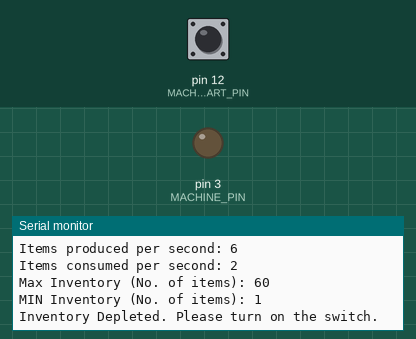
The sketch below on a simulated Arduino Uno, built with avr-gcc and run on an emulated ATmega328P. Parts: output pins drawn as LEDs (lit = HIGH), the last lines printed to the serial monitor. The inputs (shaded band) are chosen by the test bench; at power-on: pin 12 (MACHINE_START_PIN) LOW.

Above: at 1.2 s.
1.3 s: pin 12 (MACHINE_START_PIN) pulled HIGH for 1.2 s
At 2.5 s:
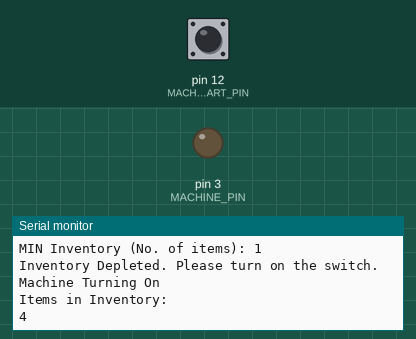
At 4.0 s:
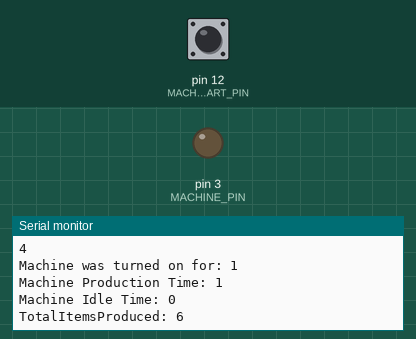

Measured:
- after the input at 1.3 s, the serial monitor: prints a new line after 0.82 s (image 1)

The sketch:

sketch.ino
```cpp
#define CONSUMED_ITEMS_PER_SECOND 2
#define PRODUCED_ITEMS_PER_SECOND 6
#define MAX_PRODUCTION 60
#define MIN_PRODUCTION 1
#define MACHINE_PIN 3
#define MACHINE_START_PIN 12

int check_time = 1000;
int item_count = 0;
int total_production = 0;
int uptime = 0;
int downtime = 0;
int delta_production_count = 0;
bool production_stop = false;
bool display_stats = false;
bool display_warning = true;

void setup() {
  pinMode (MACHINE_PIN, OUTPUT);
  pinMode(MACHINE_START_PIN, INPUT);
  Serial.begin(9600);

  Serial.print("Items produced per second: ");
  Serial.println(PRODUCED_ITEMS_PER_SECOND);
  Serial.print("Items consumed per second: ");
  Serial.println(CONSUMED_ITEMS_PER_SECOND);
  Serial.print("Max Inventory (No. of items): ");
  Serial.println(MAX_PRODUCTION);
  Serial.print("MIN Inventory (No. of items): ");
  Serial.println(MIN_PRODUCTION);
  Serial.println();
  Serial.println();
}                                                       // initial pin mode

void loop() {
  if (digitalRead(MACHINE_START_PIN)) {
    if (item_count >= MAX_PRODUCTION) {
      Serial.println("Machine Turning Off");
      production_stop = true;
    } else if (item_count - MIN_PRODUCTION <= MIN_PRODUCTION){
      Serial.println("Machine Turning On");
      production_stop = false;
    }                                                   // Automating Machine Turning on and off

    if (!production_stop) {
      uptime++;
      delta_production_count = PRODUCED_ITEMS_PER_SECOND - CONSUMED_ITEMS_PER_SECOND;
      total_production += PRODUCED_ITEMS_PER_SECOND;
    } else {
      downtime++;
      delta_production_count = 0 - CONSUMED_ITEMS_PER_SECOND;
    }                                                   // Calculating production, uptime and downtime


    if (item_count + delta_production_count < 0) {
      item_count = 0;
    } else {
      item_count += delta_production_count;
    }                                                   // Enforcing Minimum item_count
    Serial.println("Items in Inventory: ");
    Serial.println(item_count);

    display_stats = true;
    display_warning = true;
  } else {

    if (item_count - CONSUMED_ITEMS_PER_SECOND <= 0) {
      item_count = 0;
    } else {
      item_count -= CONSUMED_ITEMS_PER_SECOND;
    }                                                   // Downfall while machine is offline

    if (display_stats) {
      Serial.print("Machine was turned on for: ");
      Serial.println(uptime + downtime);
      Serial.print("Machine Production Time: ");
      Serial.println(uptime);
      Serial.print("Machine Idle Time: ");
      Serial.println(downtime);
      Serial.print("TotalItemsProduced: ");
      Serial.println(total_production);
      uptime = downtime = total_production = 0;

      display_stats = false;
    }

    if (item_count == 0 && display_warning) {
      Serial.println("Inventory Depleted. Please turn on the switch.");
      display_warning = false;
    }
  }

  delay(check_time);
}
```
